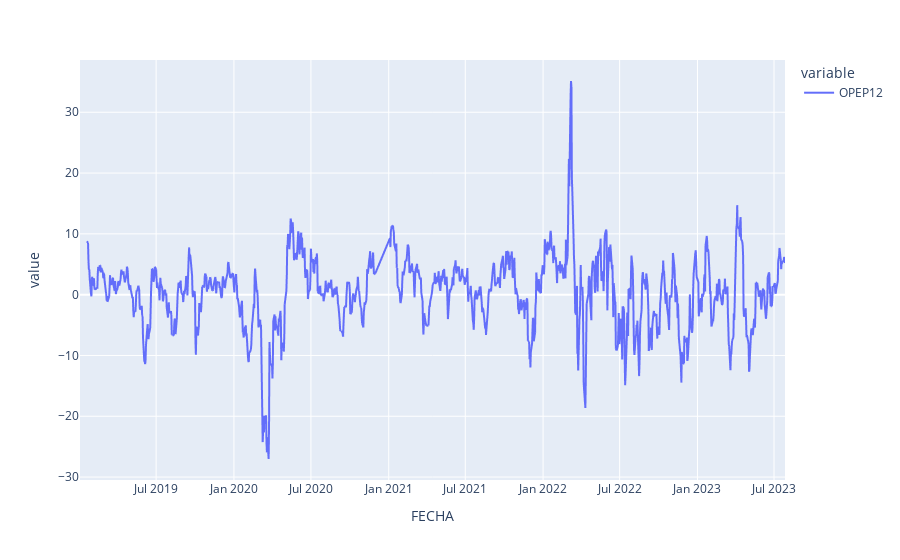

The notebook cell saved with this chart:
### Code cell
px.line(OPEP_copia['OPEP12'])

### Figure 1 — Plotly figure (JSON) as saved in the notebook; plotly's stock layout.template omitted (floating-point values rounded to 4 significant figures; data arrays with more than 128 entries replaced by an {"elided": "..."} marker saying what was removed)
{"data": [{"hovertemplate": "variable=OPEP12<br>FECHA=%{x}<br>value=%{y}<extra></extra>", "legendgroup": "OPEP12", "line": {"color": "#636efa", "dash": "solid"}, "marker": {"symbol": "circle"}, "mode": "lines", "name": "OPEP12", "showlegend": true, "type": "scattergl", "x": {"elided": "1161 str values"}, "xaxis": "x", "y": {"elided": "1161 float values"}, "yaxis": "y"}], "layout": {"legend": {"title": {"text": "variable"}, "tracegroupgap": 0}, "margin": {"t": 60}, "xaxis": {"anchor": "y", "domain": [0, 1], "title": {"text": "FECHA"}}, "yaxis": {"anchor": "x", "domain": [0, 1], "title": {"text": "value"}}}}
